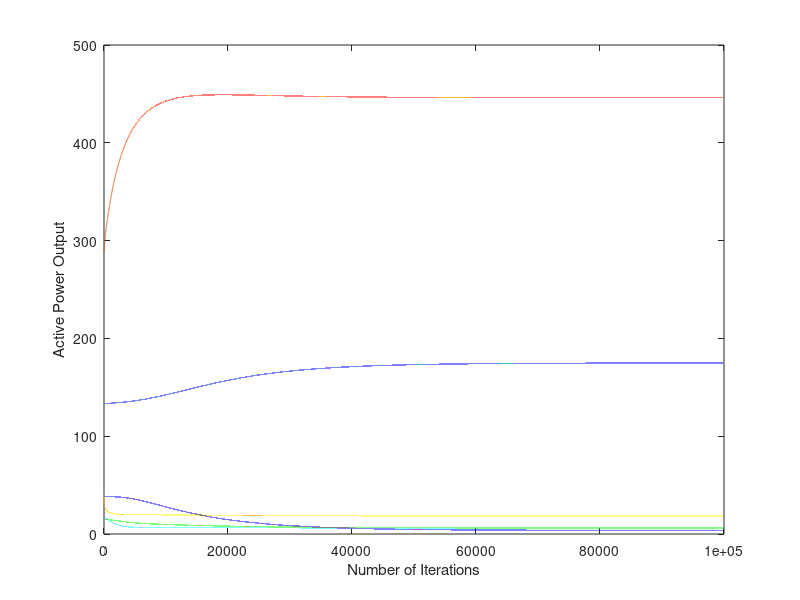
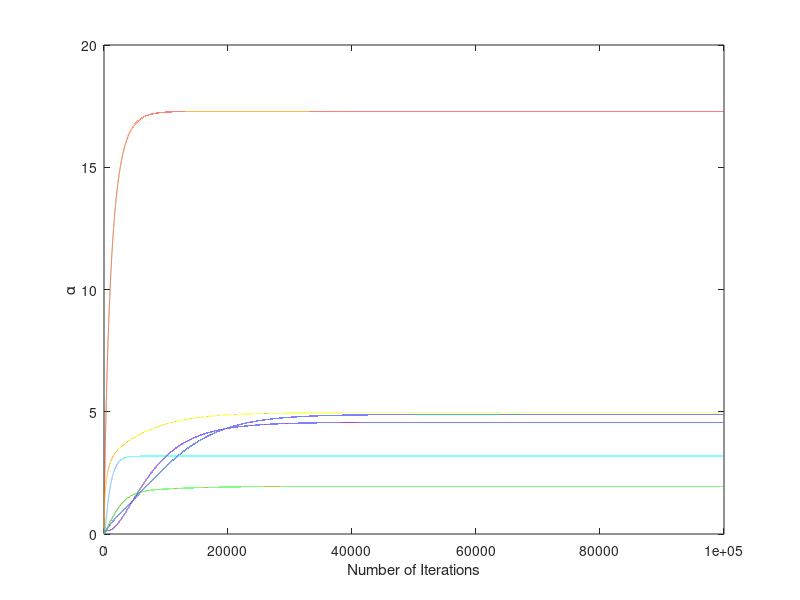
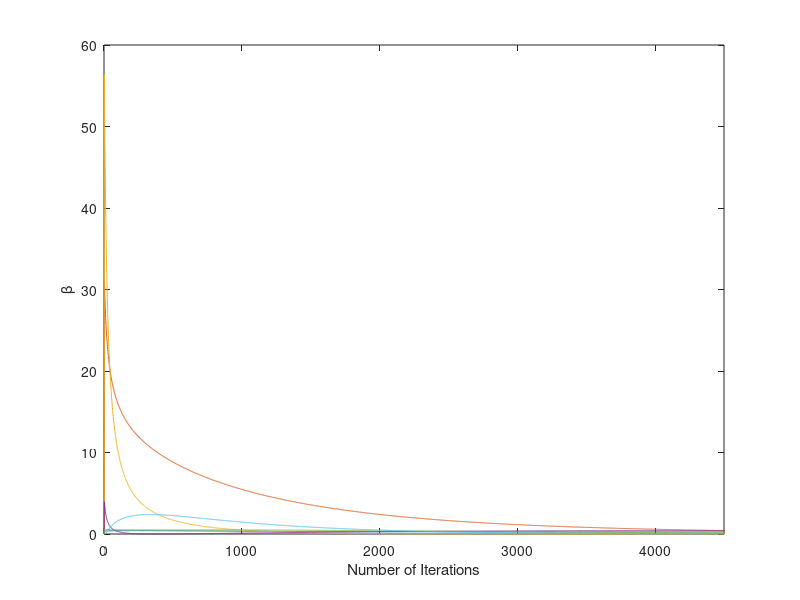
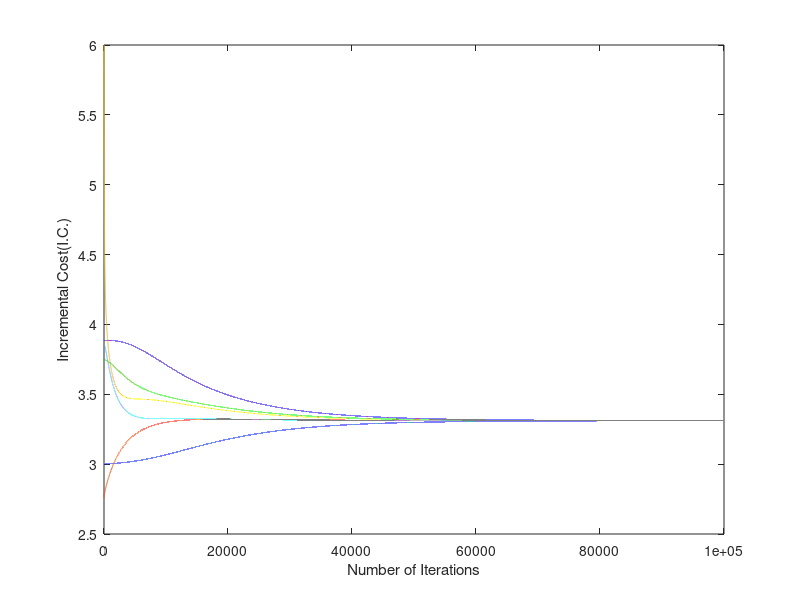

The MATLAB script that drew these images, in order:
clc,clear all;close all;

theta=0.005;

N=100000;
dt=0.001;


alpha1(1)=0;
alpha2(1)=0;
alpha3(1)=0;
alpha4(1)=0;
alpha5(1)=0;
alpha6(1)=0;

beta1(1)=0;
beta2(1)=0;
beta3(1)=0;
beta4(1)=0;
beta5(1)=0;
beta6(1)=0;

b1=2;
b2=1.75;
b3=1;
b4=3.25;
b5=3;
b6=3;

c1=0.00375;
c2=0.00175;
c3=0.0625;
c4=0.008324;
c5=0.025;
c6=0.025;

P1(1)=133.36;
P2(1)=287.98;
P3(1)=40;
P4(1)=38;
P5(1)=15;
P6(1)=17;


for i=1:N
    

    w1(i)=b1+2*c1*P1(i);
    w2(i)=b2+2*c2*P2(i);
    w3(i)=b3+2*c3*P3(i);
    w4(i)=b4+2*c4*P4(i);
    w5(i)=b5+2*c5*P5(i);
    w6(i)=b6+2*c6*P6(i);
    
    alpha1(i+1)=alpha1(i)+dt*(2*w1(i)-w2(i)-w6(i))'*(2*w1(i)-w2(i)-w6(i));
    alpha2(i+1)=alpha2(i)+dt*(4*w2(i)-w1(i)-w3(i)-w5(i)-w6(i))'*(4*w2(i)-w1(i)-w3(i)-w5(i)-w6(i));
    alpha3(i+1)=alpha3(i)+dt*(3*w3(i)-w2(i)-w3(i)-w6(i))'*(3*w3(i)-w2(i)-w3(i)-w6(i));
    alpha4(i+1)=alpha4(i)+dt*(2*w4(i)-w3(i)-w5(i))'*(2*w4(i)-w3(i)-w5(i));
    alpha5(i+1)=alpha5(i)+dt*(3*w5(i)-w4(i)-w6(i)-w2(i))'*(3*w5(i)-w4(i)-w6(i)-w2(i));
    alpha6(i+1)=alpha6(i)+dt*(4*w6(i)-w1(i)-w2(i)-w3(i)-w5(i))'*(4*w6(i)-w1(i)-w2(i)-w3(i)-w5(i));
    
    beta1(i+1)=(2*w1(i)-w2(i)-w6(i))'*(2*w1(i)-w2(i)-w6(i));
    beta2(i+1)=(4*w2(i)-w1(i)-w3(i)-w5(i)-w6(i))'*(4*w2(i)-w1(i)-w3(i)-w5(i)-w6(i));
    beta3(i+1)=(3*w3(i)-w2(i)-w4(i)-w6(i))'*(3*w3(i)-w2(i)-w4(i)-w6(i));
    beta4(i+1)=(2*w4(i)-w3(i)-w5(i))'*(2*w4(i)-w3(i)-w5(i));
    beta5(i+1)=(3*w5(i)-w4(i)-w6(i)-w2(i))'*(3*w5(i)-w4(i)-w6(i)-w2(i));
    beta6(i+1)=(4*w6(i)-w1(i)-w2(i)-w3(i)-w5(i))'*(4*w6(i)-w1(i)-w2(i)-w3(i)-w5(i));
    
    P1(i+1)=P1(i)+dt*((alpha1(i)+beta1(i))*(-1)*(2*w1(i)-w2(i)-w6(i)));
    P2(i+1)=P2(i)+dt*((alpha2(i)+beta2(i))*(-1)*(4*w2(i)-w1(i)-w3(i)-w5(i)-w6(i)));
    P3(i+1)=P3(i)+dt*((alpha3(i)+beta3(i))*(-1)*(3*w3(i)-w2(i)-w4(i)-w6(i)));
    P4(i+1)=P4(i)+dt*((alpha4(i)+beta4(i))*(-1)*(2*w4(i)-w3(i)-w5(i)));
    P5(i+1)=P5(i)+dt*((alpha5(i)+beta5(i))*(-1)*(3*w5(i)-w4(i)-w6(i)-w2(i)));
    P6(i+1)=P6(i)+dt*((alpha6(i)+beta6(i))*(-1)*(4*w6(i)-w1(i)-w2(i)-w3(i)-w5(i)));
end


figure();
plot(P1);hold on;plot(P2);hold on;plot(P3);hold on;plot(P4);hold on;plot(P5);hold on;plot(P6);
xlim([0 100000])
xlabel('Number of Iterations')
ylabel('Active Power Output')

figure();
plot(alpha1);hold on;plot(alpha2);hold on;plot(alpha3);hold on;plot(alpha4);hold on;plot(alpha5);hold on;plot(alpha6);
xlim([0 100000])
xlabel('Number of Iterations')
ylabel('\alpha')

figure();
plot(beta1);hold on;plot(beta2);hold on;plot(beta3);hold on;plot(beta4);hold on;plot(beta5);hold on;plot(beta6);
xlim([0 4500])
xlabel('Number of Iterations')
ylabel('\beta')

figure();
plot(w1);hold on;plot(w2);hold on;plot(w3);hold on;plot(w4);hold on;plot(w5);hold on;plot(w6);
xlim([0 100000])
xlabel('Number of Iterations')
ylabel('Incremental Cost(I.C.)')

OptP=[P1(end),P2(end),P3(end),P4(end),P5(end),P6(end)]